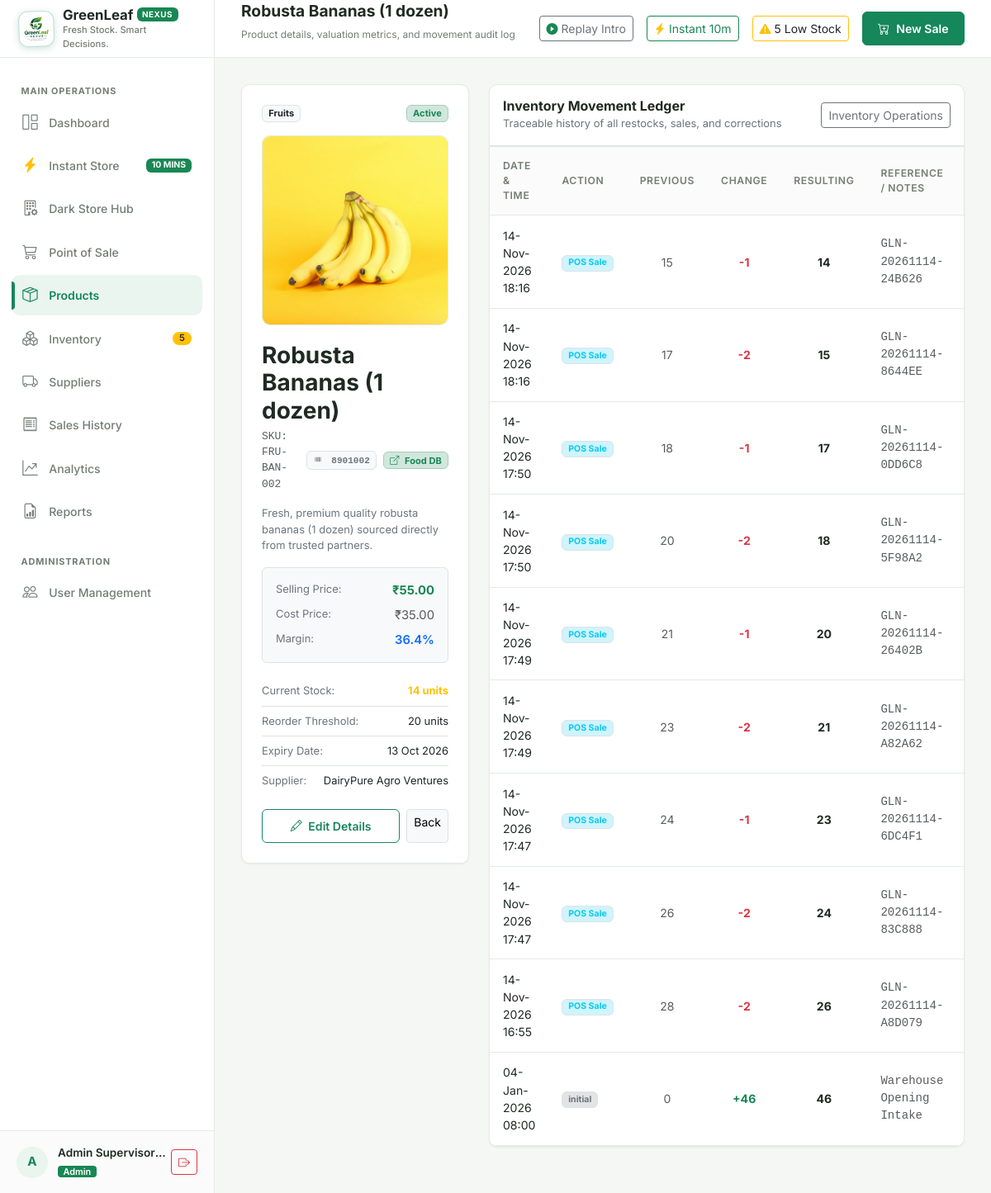
Page /products/2 (signed in) on the earlier database version.
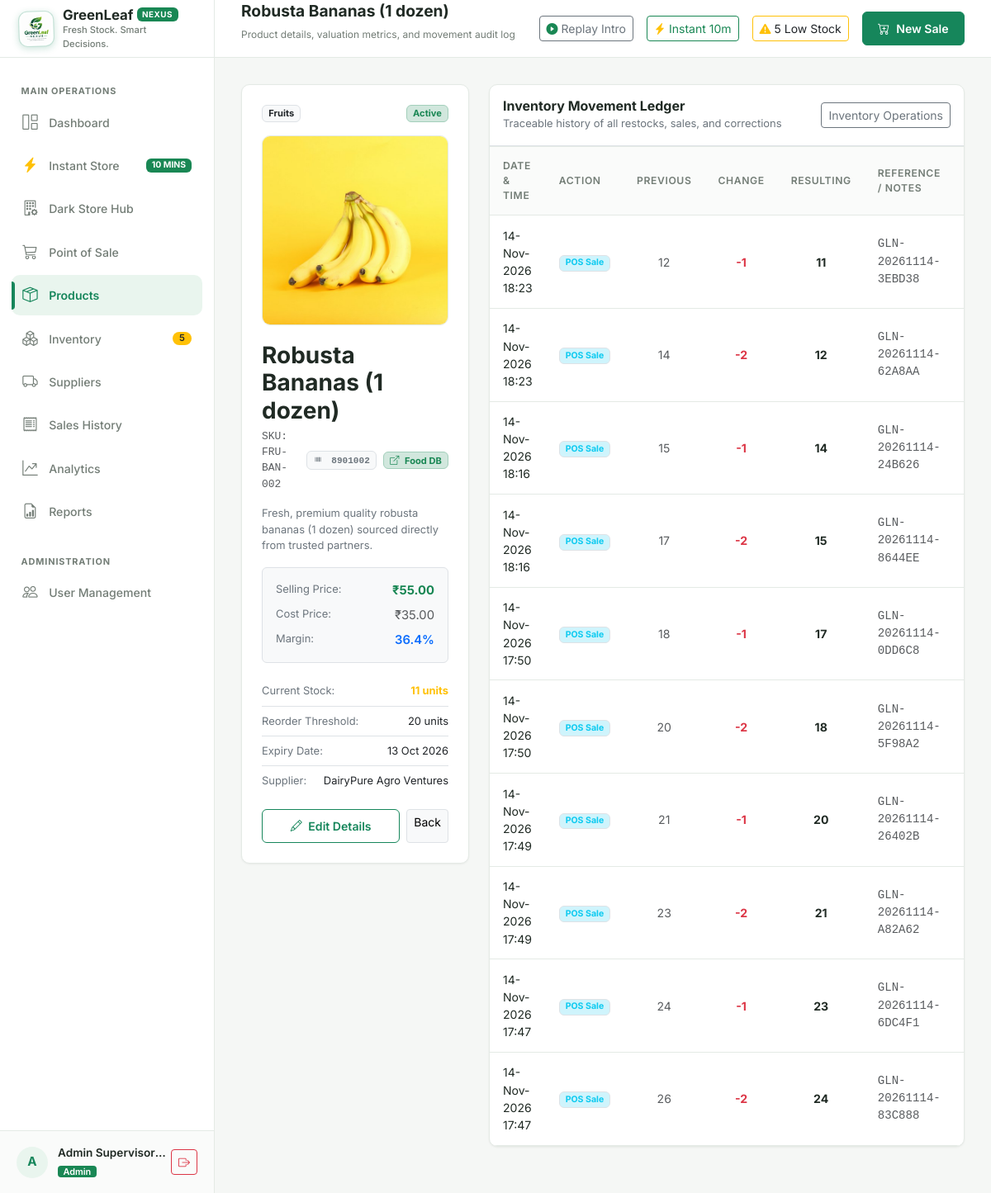
Same page on the later database version.
### models/product.py (models this page shows, shortened)
class Product(db.Model):
    __tablename__ = "products"
    product_id = db.Column(db.Integer, primary_key=True, autoincrement=True)
    sku = db.Column(db.String(50), unique=True, nullable=False, index=True)
    barcode = db.Column(db.String(50), nullable=True, index=True)
    name = db.Column(db.String(120), nullable=False, index=True)
    description = db.Column(db.Text, nullable=True)
    category = db.Column(db.String(50), nullable=False, index=True)
    unit_price = db.Column(db.Float, nullable=False)
    cost_price = db.Column(db.Float, default=0.0, nullable=False)
    stock_qty = db.Column(db.Integer, nullable=False, default=0)
    reorder_level = db.Column(db.Integer, nullable=False, default=10)
    expiry_date = db.Column(db.Date, nullable=True)
    supplier_id = db.Column(db.Integer, db.ForeignKey("suppliers.supplier_id"), nullable=True)
    image_path = db.Column(db.String(255), nullable=True)
    is_active = db.Column(db.Boolean, default=True, nullable=False, index=True)
    created_at = db.Column(db.DateTime, default=datetime.utcnow, nullable=False)
    updated_at = db.Column(db.DateTime, default=datetime.utcnow, onupdate=datetime.utcnow, nullable=False)
    supplier = db.relationship("Supplier", back_populates="products")
    sale_items = db.relationship("SaleItem", back_populates="product", lazy="dynamic")
    movements = db.relationship("InventoryMovement", back_populates="product", lazy="dynamic")

### models/inventory_movement.py (models this page shows, shortened)
class InventoryMovement(db.Model):
    __tablename__ = "inventory_movements"
    movement_id = db.Column(db.Integer, primary_key=True, autoincrement=True)
    product_id = db.Column(db.Integer, db.ForeignKey("products.product_id"), nullable=False, index=True)
    user_id = db.Column(db.Integer, db.ForeignKey("users.user_id"), nullable=True, index=True)
    movement_type = db.Column(db.String(30), nullable=False, index=True)  # 'sale', 'restock', 'adjustment', 'return', 'initial'
    quantity_change = db.Column(db.Integer, nullable=False)  # +ve or -ve
    previous_stock = db.Column(db.Integer, nullable=False)
    resulting_stock = db.Column(db.Integer, nullable=False)
    reference = db.Column(db.String(100), nullable=True)  # e.g., Invoice # or PO #
    notes = db.Column(db.Text, nullable=True)
    created_at = db.Column(db.DateTime, default=datetime.utcnow, nullable=False, index=True)
    product = db.relationship("Product", back_populates="movements")
    user = db.relationship("User", back_populates="movements")

### routes/products.py (the view)
@products_bp.route("/<int:product_id>")
@login_required
@admin_required
def details(product_id):
    product = Product.query.get_or_404(product_id)
    recent_movements = product.movements.order_by(InventoryMovement.created_at.desc()).limit(10).all()
    return render_template("products/details.html", product=product, movements=recent_movements)

### models/user.py (called while the page is built)
    @property
    def is_admin(self):
        return self.role == "admin"

### routes/auth.py (called while the page is built)
def admin_required(f):
    @wraps(f)
    def decorated_function(*args, **kwargs):
        if not current_user.is_authenticated:
            return redirect(url_for("auth.login", next=request.url))
        if not current_user.is_admin:
            flash("Access denied: Administrator privileges required.", "danger")
            return abort(403)
        return f(*args, **kwargs)
    return decorated_function

### templates/products/details.html (shortened to what the changed rows need)
{% extends "base.html" %}
{% block page_title %}{{ product.name }}{% endblock %}
{% block page_subtitle %}Product details, valuation metrics, and movement audit log{% endblock %}
{% block content %}
<div class="row g-4">
  <div class="col-12 col-lg-4">
    <div class="card-custom">
      <div class="d-flex align-items-center justify-content-between mb-3">
        <span class="badge bg-light text-dark border">{{ product.category }}</span>
        {% if product.is_active %}
          <span class="badge bg-success-subtle text-success border border-success-subtle">Active</span>
        {% else %}
          <span class="badge bg-secondary-subtle text-secondary border border-secondary-subtle">Inactive</span>
        {% endif %}
      </div>
      <div class="product-hero-container">
        {% if product.image_path %}
          <img src="{{ product.image_path }}" alt="{{ product.name }}" class="product-hero-img" onerror="this.style.display='none';this.nextElementSibling.classList.remove('d-none');">
        {% else %}
          <div class="text-center p-4">
            <i class="bi bi-basket text-success" style="font-size: 3.5rem;"></i>
            <div class="text-muted small mt-2">GreenLeaf Grocers Verified Quality</div>
          </div>
        {% endif %}
      </div>
      <h3 class="fw-bold mb-1">{{ product.name }}</h3>
      <div class="d-flex align-items-center gap-2 mb-3">
        <span class="font-monospace text-muted small">SKU: {{ product.sku }}</span>
        {% if product.barcode %}
          <span class="badge bg-light text-secondary border font-monospace">
            <i class="bi bi-upc me-1"></i> {{ product.barcode }}
          </span>
          <a href="https://world.openfoodfacts.org/product/{{ product.barcode }}" target="_blank" rel="noopener noreferrer" class="badge bg-success-subtle text-success border border-success-subtle text-decoration-none" title="View product in Open Food Facts Global Database">
            <i class="bi bi-box-arrow-up-right me-1"></i> Food DB
          </a>
        {% endif %}
      </div>
      {% if product.description %}
      <p class="text-secondary small mb-3">{{ product.description }}</p>
      {% endif %}
      <div class="bg-light p-3 rounded mb-3 border">
        <div class="d-flex justify-content-between mb-2">
          <span class="text-secondary small">Selling Price:</span>
          <span class="fw-bold text-success">{{ product.unit_price|currency }}</span>
        </div>
        <div class="d-flex justify-content-between mb-2">
          <span class="text-secondary small">Cost Price:</span>
          <span class="text-muted">{{ product.cost_price|currency }}</span>
        </div>
        <div class="d-flex justify-content-between">
          <span class="text-secondary small">Margin:</span>
          <span class="fw-semibold text-primary">
            {% if product.unit_price > 0 %}
              {{ "%.1f"|format(((product.unit_price - product.cost_price) / product.unit_price) * 100) }}%
            {% else %}0%{% endif %}
          </span>
        </div>
      </div>
      <div class="list-group list-group-flush small mb-3">
        <div class="list-group-item px-0 d-flex justify-content-between">
          <span class="text-secondary">Current Stock:</span>
          <span class="fw-bold {% if product.stock_qty <= product.reorder_level %}text-warning{% else %}text-dark{% endif %}">{{ product.stock_qty }} units</span>
        </div>
        <div class="list-group-item px-0 d-flex justify-content-between">
          <span class="text-secondary">Reorder Threshold:</span>
          <span>{{ product.reorder_level }} units</span>
        </div>
        <div class="list-group-item px-0 d-flex justify-content-between">
          <span class="text-secondary">Expiry Date:</span>
          <span>{{ product.expiry_date.strftime('%d %b %Y') if product.expiry_date else 'No Expiry' }}</span>
        </div>
        <div class="list-group-item px-0 d-flex justify-content-between">
        </div>
      </div>
      <div class="d-flex gap-2">
        <a href="{{ url_for('products.edit', product_id=product.product_id) }}" class="btn btn-sm btn-outline-green flex-fill">
        </a>
        <a href="{{ url_for('products.index') }}" class="btn btn-sm btn-light border">Back</a>
      </div>
    </div>
  </div>
  <div class="col-12 col-lg-8">
    <div class="card-custom p-0 overflow-hidden">
      <div class="table-responsive">
        <table class="table-custom mb-0">
          <thead>
            <tr>
              <th>Date & Time</th>
              <th>Action</th>
              <th class="text-center">Previous</th>
              <th class="text-center">Change</th>
              <th class="text-center">Resulting</th>
              <th>Reference / Notes</th>
              <th>Logged By</th>
            </tr>
          </thead>
          <tbody>
            {% for m in movements %}
            <tr>
              <td class="small">{{ m.created_at.strftime('%d-%b-%Y %H:%M') }}</td>
              <td>
                {% if m.movement_type == 'sale' %}
                  <span class="badge bg-info-subtle text-info border">POS Sale</span>
                {% elif m.movement_type == 'restock' %}
                  <span class="badge bg-success-subtle text-success border">Restock</span>
                {% elif m.movement_type == 'adjustment' %}
                  <span class="badge bg-warning-subtle text-warning border">Adjustment</span>
                {% else %}
                  <span class="badge bg-secondary-subtle text-secondary border">{{ m.movement_type }}</span>
                {% endif %}
              </td>
              <td class="text-center text-muted">{{ m.previous_stock }}</td>
              <td class="text-center fw-bold {% if m.quantity_change > 0 %}text-success{% else %}text-danger{% endif %}">
                {% if m.quantity_change > 0 %}+{{ m.quantity_change }}{% else %}{{ m.quantity_change }}{% endif %}
              </td>
              <td class="text-center fw-bold">{{ m.resulting_stock }}</td>
              <td class="small text-muted font-monospace">{{ m.reference or m.notes or '—' }}</td>
              <td class="small">{{ m.user.full_name if m.user else 'System' }}</td>
            </tr>
            {% else %}
            <tr>
              <td colspan="7" class="text-center text-muted py-4">No movement history recorded yet for this item.</td>
            </tr>
            {% endfor %}
          </tbody>
        </table>
      </div>
    </div>
  </div>
</div>
{% endblock %}

Differences in the rows shown:
no longer on this page (row unchanged): InventoryMovement: created_at "14-Nov-2026 16:55", movement_type "POS Sale", previous_stock "28", quantity_change "-2", resulting_stock "26", reference "GLN-20261114-A8D079"
no longer on this page (row unchanged): InventoryMovement: created_at "04-Jan-2026 08:00", movement_type "initial", previous_stock "0", quantity_change "46", resulting_stock "46", reference "Warehouse Opening Intake"
changed Product "Robusta Bananas (1 dozen)": stock_qty "14" → "11"
added InventoryMovement: created_at "14-Nov-2026 18:23", movement_type "POS Sale", previous_stock "12", quantity_change "-1", resulting_stock "11", reference "GLN-20261114-3EBD38"
added InventoryMovement: created_at "14-Nov-2026 18:23", movement_type "POS Sale", previous_stock "14", quantity_change "-2", resulting_stock "12", reference "GLN-20261114-62A8AA"
